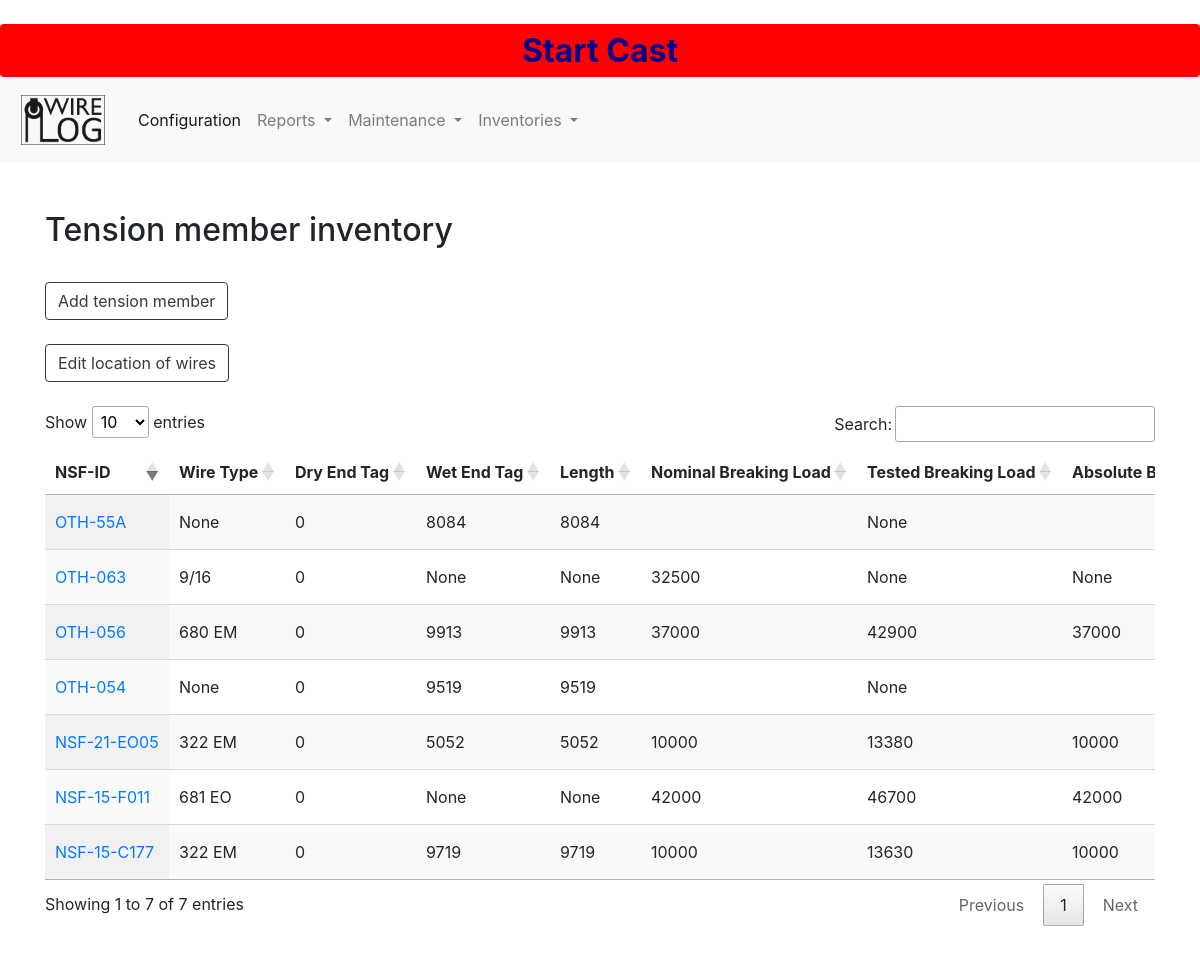
Page /wwdb/inventories/wirelist/ on the committed database.
### wwdb/models.py (models this page shows, shortened)
class Wire(models.Model):
    id = models.AutoField(db_column='Id', primary_key=True, blank=True, null=False)
    wirerope = models.ForeignKey(WireRopeData, models.DO_NOTHING, db_column='WireRopeId', blank=True, null=True, verbose_name='Wire type')
    manufacturerid = models.TextField(db_column='ManufacturerId', blank=True, null=True, verbose_name='Manufacturer id', validators=[validate_commas])
    nsfid = models.TextField(db_column='NsfId', blank=True, null=True, verbose_name='NSF id', validators=[validate_commas])
    dateacquired = models.DateField(db_column='DateAcquired', blank=True, null=True, verbose_name='Date acquired', validators=[MaxValueValidator(limit_value=date.today)])
    notes = models.TextField(db_column='Notes', blank=True, null=True, verbose_name='notes', validators=[validate_commas])
    status = models.BooleanField(db_column='Status', blank=True, null=True, verbose_name='Active status')
    ownershipstatus = models.ForeignKey(OwnershipStatus, models.DO_NOTHING, db_column='OwnershipStatusId', blank=True, null=True, verbose_name='Ownership status')
    factorofsafety = models.ForeignKey(FactorOfSafety, models.DO_NOTHING, db_column='FactorofSafety', blank=True, null=True, related_name='wirefactorofsafety', verbose_name='Factor of safety')
    dryendtag = models.IntegerField(db_column='DryEndTag', blank=True, null=True, verbose_name='Dry end tag value (m)')
    class Meta:
        managed = True
        db_table = 'Wire'
        verbose_name_plural = "Wire"
    @property
    def active_wire_location(self):
        if not self.wirelocation_set:
            return None
        d=self.wirelocation_set.order_by('date').last()
        return d
    @property
    def active_location(self):
        if not self.active_wire_location:
            return None
        d=self.active_wire_location.location
        return d
    @property
    def active_winch(self):
        if not self.active_wire_location:
            return None
        d=self.active_wire_location.winch
        return d
    @property
    def active_wire_cutback(self):
        c=self.wire_cutback_retermination.order_by('date').last()
        return c
    @property
    def active_wetendtag(self):
        if not self.active_wire_cutback:
            return None
        w=self.active_wire_cutback.wetendtag
        return w
    @property
    def active_length(self):
        if not self.active_wire_cutback:
           return None
        else:
            if self.dryendtag is not None:
                dryend=self.dryendtag
                wetend=self.active_wire_cutback.wetendtag
                length=(wetend-dryend)
                abslength=abs(length)
                print(abslength)
                return abslength
            else:
                None
    @property
    def active_break_test(self):
        b=self.wire_break_test.order_by('date').last()
        return b
    @property
    def tested_breaking_load(self):
        if not self.active_break_test:
            return None
        f=self.active_break_test.testedbreakingload
        return f
    @property
    def nominal_breaking_load(self):
        w=Wire.wirerope.get_object(self)
        n=w.nominalbreakingload
        return n
    @property
    def absolute_breaking_load(self):
        wire=Wire.wirerope.get_object(self)
        nominal=wire.nominalbreakingload
        if not self.active_break_test:
            return None
        tested=self.active_break_test.testedbreakingload
        if nominal > tested:
            return tested
        else:
            return nominal

class WireRopeData(models.Model):
    id = models.AutoField(db_column='Id', primary_key=True, blank=True, null=False)
    name = models.TextField(db_column='Name', blank=True, null=True, verbose_name='Name', validators=[validate_commas])
    manufacturer = models.TextField(db_column='Manufacturer',blank=True, null=True, verbose_name='Manufacturer', validators=[validate_commas])
    manufacturerpartnumber = models.TextField(db_column='ManufacturerPartNumber', blank=True, null=True, verbose_name='Manufacturer part number', validators=[validate_commas])
    cabletype = models.TextField(db_column='CableType', blank=True, null=True, verbose_name='Cable type', validators=[validate_commas])
    nominalbreakingload = models.IntegerField(db_column='nominalbreakingload', blank=True, null=True, verbose_name='Nominal breaking load')
    weightperfoot = models.FloatField(db_column='WeightPerFoot', blank=True, null=True, verbose_name='Weight per foot')
    class Meta:
        managed = True
        db_table = 'WireRopeData'
        verbose_name_plural = 'WireRopeData'
    def __str__(self):
        return str(self.name)

class CutbackRetermination(models.Model):
    id = models.AutoField(db_column='Id', primary_key=True, blank=True, null=False)
    wetendtag = models.IntegerField(db_column='WetEndTag', blank=True, null=True, verbose_name='Wet end tag value (m)')
    dryendtag = models.IntegerField(db_column='DryEndTag', blank=True, null=True, verbose_name='Dry end tag value (m)')
    wire = models.ForeignKey('Wire', models.DO_NOTHING, db_column='WireId', blank=True, null=True, related_name='wire_cutback_retermination', verbose_name='Wire')
    terminationtype = models.ForeignKey('TerminationType', models.DO_NOTHING, db_column='TerminationType', blank=True, null=True, related_name='wire_termination_type', verbose_name='Termination Type')
    notes = models.TextField(db_column='Notes', blank=True, null=True, verbose_name='Notes', validators=[validate_commas])
    date = models.DateField(db_column='Date', blank=True, null=True, verbose_name='Date', validators=[MaxValueValidator(limit_value=date.today)])
    lengthaftercutback = models.IntegerField(db_column='LengthAfterCutback', blank=True, null=True, verbose_name='Length after cutback')
    class Meta:
        managed = True
        db_table = 'CutbackRetermination'
        verbose_name_plural = "CutbackRetermination"

class Breaktest(models.Model):
    id = models.AutoField(db_column='Id', primary_key=True, blank=True, null=False)
    wire = models.ForeignKey('Wire', models.DO_NOTHING, db_column='WireId', blank=True, null=True, verbose_name='Wire', related_name='wire_break_test')
    date = models.DateField(db_column='Date', blank=True, null=True, verbose_name='Date', validators=[MaxValueValidator(limit_value=date.today)])
    testedbreakingload = models.IntegerField(db_column='TestedBreakingLoad', blank=True, null=True, verbose_name='Tested breaking load')
    notes = models.TextField(db_column='Notes', blank=True, null=True, verbose_name='Notes', validators=[validate_commas])
    class Meta:
        managed = True
        db_table = 'BreakTest'
        verbose_name_plural = "BreakTest"

### wwdb/views.py (the view)
# urls.py: path('inventories/wirelist/', views.wirelist, name='wirelist'),
def wirelist(request):
    wires_in_use = Wire.objects.filter(status=True)
    wires_in_storage = Wire.objects.filter(status=False)
    wires = Wire.objects.all()
    context = {
        'wires_in_use': wires_in_use,
        'wires_in_storage': wires_in_storage,
        'wires' : wires,
        }
    return render(request, 'wwdb/inventories/wirelist.html', context=context)

### context_processors.py (called while the page is built)
def cast_context(request):
    return {'last': Cast.objects.last()}

### wwdb/models.py (called while the page is built)
    def __str__(self):
        return str(self.location)

    def __str__(self):
        return str(self.name)

### wwdb/templates/wwdb/inventories/wirelist.html (shortened to what this page needs)
<!DOCTYPE html>
{% extends "wwdb/base.html" %}
{% block content %}
<h2>Tension member inventory</h2>
<button id="wireadd" class="btn btn-outline-wwdb">Add tension member</button>
<button id="wirelocationlist" class="btn btn-outline-wwdb">Edit location of wires</button>
<table id="table" class="display nowrap">
    <thead>
        <tr>
            <th>NSF-ID</th>
            <th>Wire Type</th>
            <th>Dry End Tag</th>
            <th>Wet End Tag</th>
            <th>Length</th>
            <th>Nominal Breaking Load</th>
            <th>Tested Breaking Load</th>
            <th>Absolute Breaking Load</th>
        </tr>
    </thead>
    {% for wire in wires %}
    <tr>
        <td><a href="{% url 'wireedit' wire.pk %}">{{wire.nsfid}}</a></td>
        <td>{{wire.wirerope}}</td>
        <td>{{wire.dryendtag}}</td>
        <td>{{wire.active_wetendtag}}</td>
        <td>{{wire.active_length}}</td>
        <td>{{wire.nominal_breaking_load}}</td>
        <td>{{wire.tested_breaking_load}}</td>
        <td>{{wire.absolute_breaking_load}}</td>
    </tr>
    {% endfor %}
</table>
{% endblock content %}

### wwdb/templates/wwdb/base.html (shortened to what this page needs)
<!DOCTYPE html>
<html>
<head>
    {% load static %}
    <link rel="stylesheet" type="text/css" href={% static 'css/bootstrap.min.css' %}>
    <link rel="stylesheet" type="text/css" href={% static 'css/bootstrap.css' %}>
    <link rel="stylesheet" type="text/css" href={% static 'css/bootstrap-datepicker.min.css' %}>
    <link rel="stylesheet" type="text/css" href={% static 'css/bootstrap-icons.min.css' %}>
    <link rel="stylesheet" type="text/css" href={% static 'css/datatables.css' %}>
    <link rel="stylesheet" type="text/css" href={% static 'css/buttons.datatables.min.css' %}>
    <link rel="stylesheet" type="text/css" href={% static 'css/wwdb.css' %}>
    <link rel="stylesheet" type="text/css" href={% static 'css/all.min.css' %}>
</head>
<body>
    {% if template_name != 'caststart.html' and template_name != 'castend.html' and template_name != 'home.html' %}
    <div class="top-button-container stickey-top">
        {% if last.enddate %}
        <button type="button" class="btn btn-startcast">
            <a class="button-link" href="{% url 'caststart' %}">Start Cast</a>
        </button>
        {% else %}
        <button type="button" class="btn btn-startcast">
            <a class="button-link" href="{% url 'cast_end' %}">Cast in progess - click here to End Cast</a>
        </button>
        {% endif %}
    </div>
    {% endif %}
    <nav class="navbar sticky-top navbar-expand-lg navbar-light bg-light">
        <a href="{% url 'home' %}">
            <img src='/static/img/wire_logo.png' alt="Logo" class="logo" />
        </a>
        <div class="collapse navbar-collapse" id="navbarSupportedContent">
            <ul class="navbar-nav mr-auto">
                <li class="nav-item active">
                    <a class="nav-link" href="{% url 'cruiseconfigurehome' %}">
                        Configuration
                    </a>
                </li>
                <li class="nav-item dropdown">
                    <a class="nav-link dropdown-toggle" href="#" id="navbarDropdown" role="button" data-toggle="dropdown" aria-haspopup="true" aria-expanded="false">
                        Reports
                    </a>
                </li>
                <li class="nav-item dropdown">
                    <a class="nav-link dropdown-toggle" href="#" id="navbarDropdown" role="button" data-toggle="dropdown" aria-haspopup="true" aria-expanded="false">
                        Maintenance
                    </a>
                </li>
                <li class="nav-item dropdown">
                    <a class="nav-link dropdown-toggle" href="#" id="navbarDropdown" role="button" data-toggle="dropdown" aria-haspopup="true" aria-expanded="false">
                        Inventories
                    </a>
                </li>
            </ul>
        </div>
    </nav>
    <div class="container mt-5 mb-5">
        {% block content %}
        {% endblock content %}
    </div>
</body>
</html>

### static/css/wwdb.css (style rules this page uses)
.top-button-container { width: 100%; height: 10px; }
.btn-startcast { width: 100%; background-color: #ff0000; padding: 0.1rem 0.1rem; font-weight: bold; font-size: 2rem; float: right; }
.button-link { color: darkblue; text-decoration: none; }
.logo { height: 70px; width: auto; margin-right: 20px; padding-left: 5px; padding-right: 5px; padding-top: 10px; padding-bottom: 10px; opacity: 0.9; }
.btn-outline-wwdb { color: #343a40; border-color: #343a40; }

### rows in the picture
Wire: nsfid "NSF-21-EO05", wirerope "322 EM", dryendtag "0", active_wetendtag "5052", active_length "5052", nominal_breaking_load "10000", tested_breaking_load "13380", absolute_breaking_load "10000"
Wire: nsfid "NSF-15-C177", wirerope "322 EM", dryendtag "0", active_wetendtag "9719", active_length "9719", nominal_breaking_load "10000", tested_breaking_load "13630", absolute_breaking_load "10000"
Wire: nsfid "NSF-15-F011", wirerope "681 EO", dryendtag "0", active_wetendtag "None", active_length "None", nominal_breaking_load "42000", tested_breaking_load "46700", absolute_breaking_load "42000"
Wire: nsfid "OTH-55A", wirerope "None", dryendtag "0", active_wetendtag "8084", active_length "8084", tested_breaking_load "None"
Wire: nsfid "OTH-054", wirerope "None", dryendtag "0", active_wetendtag "9519", active_length "9519", tested_breaking_load "None"
Wire: nsfid "OTH-056", wirerope "680 EM", dryendtag "0", active_wetendtag "9913", active_length "9913", nominal_breaking_load "37000", tested_breaking_load "42900", absolute_breaking_load "37000"
Wire: nsfid "OTH-063", wirerope "9/16", dryendtag "0", active_wetendtag "None", active_length "None", nominal_breaking_load "32500", tested_breaking_load "None", absolute_breaking_load "None"
